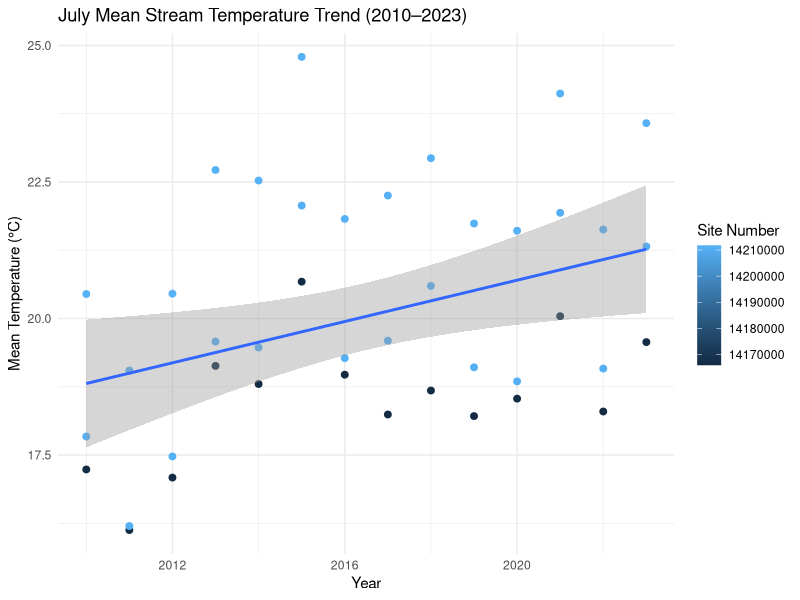

Recreate this plot in R.
## ---- chunk 1
#| message: false
#| warning: false

# tidyverse provides dplyr for filtering/summarising and ggplot2 for visualization
library(tidyverse)
## ---- chunk 2
# load the locally saved CSV produced by willamette_temperature_data.qmd
# this avoids re-downloading from the NWIS server
temp_data <- read_csv("data/willamette_temp.csv")
## ---- chunk 3
# filter the full dataset down to July observations only
july_data <- subset(temp_data, month == "Jul")

# fit a GLM to test for a linear trend in July temperatures over time, separated by site
# year*site_no includes: year, site_no, and the year:site_no interaction
# the interaction allows each site to have a different slope (warming rate)
july_model <- glm(temp_C ~ year*site_no, data = july_data)

# print the full model summary including coefficients, standard errors, and p-values
summary(july_model)
## ---- chunk 4
# calculate the mean July temperature per year and site for plotting
# this smooths out day-to-day variation within the month
july_annual <- july_data |>
  group_by(year, site_no) |>
  summarise(mean_temp = mean(temp_C, na.rm = TRUE), .groups = "drop")

# plot annual mean July temperatures with a linear trend line per site
# shaded band shows the 95% confidence interval around each trend line
ggplot(july_annual, aes(x = year, y = mean_temp, color = site_no)) +
  geom_point(size = 2) +
  geom_smooth(method = "lm", se = TRUE) +
  labs(
    title = "July Mean Stream Temperature Trend (2010–2023)",
    x = "Year",
    y = "Mean Temperature (°C)",
    color = "Site Number"
  ) +
  theme_minimal()
